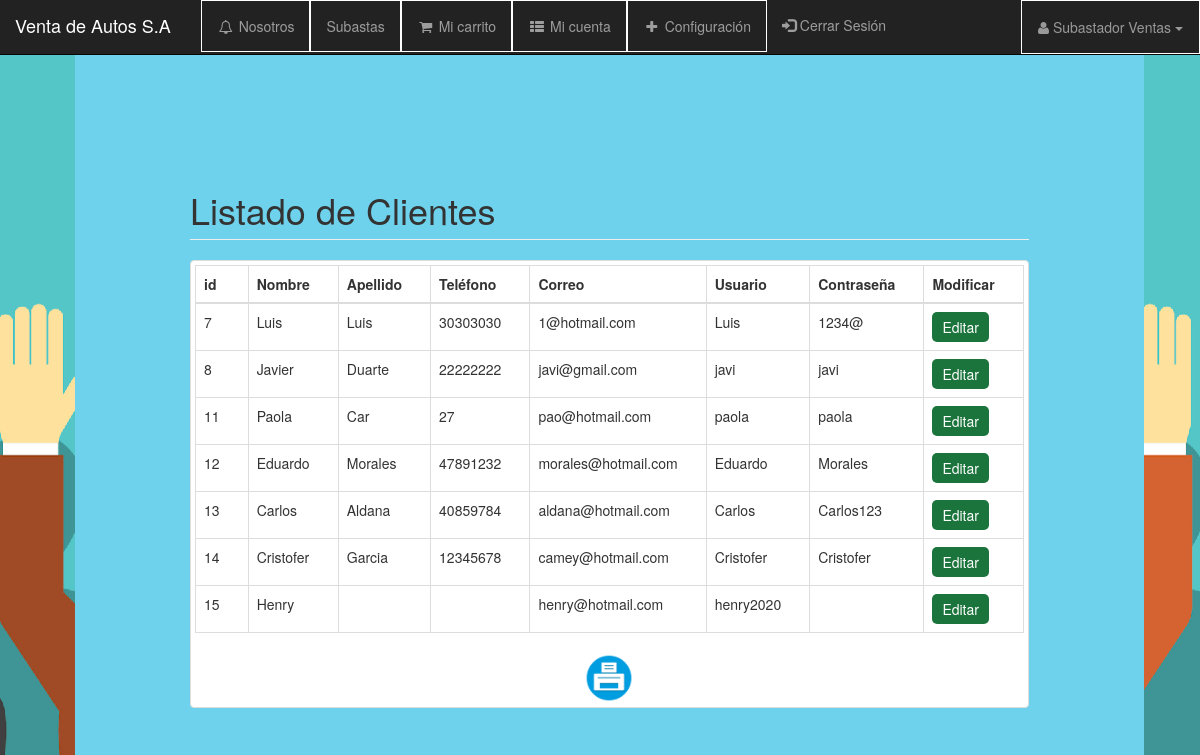
The page /listar_usuarios.php (signed in) on the database its author committed.
### tables this page shows
CREATE TABLE `usuario` (
  `id_usuario` int(20) NOT NULL,
  `administrador` tinyint(10) NOT NULL DEFAULT 0,
  `nombre` varchar(100) DEFAULT NULL,
  `apellido1` varchar(100) DEFAULT NULL,
  `apellido2` varchar(100) DEFAULT NULL,
  `telefono` varchar(10) DEFAULT NULL,
  `foto` varchar(300) DEFAULT NULL,
  `correo` varchar(200) NOT NULL,
  `user` varchar(100) NOT NULL,
  `pass` varchar(200) DEFAULT NULL
);

### config.php (called while the page is built)
<?php
  $serv="localhost";
  $user="root";
  $pass="";
  $namedb="svi";
?>

### conexion/Conexion.php (called while the page is built, shortened)
<?php
    class Conexion{
    private $conn = null;
    public function __construct(){
        include("config.php");
        $this->conn = new mysqli($serv, $user, $pass, $namedb);
        $this->conn->set_charset("utf8");
    }
    public function select($qry){
        $result = $this->conn->query($qry);
        return $result;
    }
}
?>

### listar_usuarios.php (the view, shortened to what this page needs)
<?php
  include ("conexion/Conexion.php");
  $bd = new Conexion();
?>
<!DOCTYPE html>
<html lang="es">
<head>
    <link href="css/bootstrap.min.css" rel="stylesheet">
    <link href="css/sb-admin.css" rel="stylesheet">
    <link href="css/plugins/morris.css" rel="stylesheet">
    <link href="font-awesome/css/font-awesome.min.css" rel="stylesheet" type="text/css">
</head>
<body background="imagenes/subasta.png" width="65px">
    <div id="wrapper">
        <nav class="navbar navbar-inverse navbar-fixed-top" role="navigation">
            <div class="navbar-header">
                <a class="navbar-brand" href="subastas.php">Venta de Autos S.A</a>
            </div>
            <?php
              include ("header.php");
            ?>
            <?php
              include ("sidebar.php");
            ?>
        </nav>
        <div id="page-wrapper">
            <div class="container-fluid">
                <div class="row">
                    <div class="col-lg-12">
                        <h1 class="page-header">
                            Listado de Clientes <small></small>
                        </h1>
                    </div>
                </div>
  <?php
                    if($_SESSION["administrador"] != "0"){
                    ?>
      <div class="thumbnail">
  <div class="table-responsive">
      <table  class="table table-bordered table-dark table-hover">
        <thead class="table table-striped" border="5">
            <tr>
                <th scope="row">id</th>
                <th scope="col">Nombre</th>
                <th scope="col">Apellido</th>
                <th scope="col">Teléfono</th>
                <th scope="col">Correo</th>
                <th scope="col">Usuario</th>
                <th scope="col">Contraseña</th>
                <th scope="col">Modificar</th>
            </tr>
        </thead>
      <tbody>
        <?php
                  $res = $bd->select("SELECT * from usuario WHERE administrador = 0 ORDER BY id_usuario");
                     if($res->num_rows > 0){
                        while($row = $res->fetch_assoc()){
                      ?>
            <tr>
                <td><?php echo $row['id_usuario']; ?> </td>
                <td><?php echo $row['nombre']; ?> </td>
                <td><?php echo $row['apellido1']; ?> </td>
                <td><?php echo $row['telefono']; ?> </td>
                <td><?php echo $row['correo']; ?> </td>
                <td><?php echo $row['user']; ?> </td>
                <td><?php echo $row['pass']; ?> </td>
                <td><a href="update.php?id=<?php echo $row['id_usuario']; ?>"  class="btn__update" >Editar</a></td>
            </tr>
                      <?php
                                          }
                                                          }
                      ?>
      </tbody>
    </table>
</div>
<a href="javascript:window.print()">
<img src="imagenes/reporte.png" width="50px" height="50px" alt="Imprimir" /> </a>
</div>
              </div>
        </div>
    </div></div>
     <?php
              }
              ?>
</body>
</html>

### css/sb-admin.css (style rules this page uses)
body { margin-top: 100px; background-color: #646464; background-position: center; }
@media (min-width:900px) { body { margin-top: 50px; } }
#wrapper { padding-left: 100; padding-right: : 100; }
#page-wrapper { width: 95%; padding: 10; background-color: #6fd2ed; }
@media (min-width:768px) { #wrapper { padding-left: 75px; } }
@media (min-width:768px) { #page-wrapper { padding: 100px; } }
table { width: 100%; border: 1px solid #000; }
th, td { width: 1%; text-align: left; vertical-align: top; border: 1px solid #000; }
.btn__update { display: inline-block; font-size: 14px; background: #1b743c; color: #fff; border-radius: 5px; padding: 5px 10px; }

### rows shown on the page
usuario: id_usuario "7", nombre "Luis", apellido1 "Luis", telefono "30303030", correo "1@hotmail.com", user "Luis", pass "1234@"
usuario: id_usuario "8", nombre "Javier", apellido1 "Duarte", telefono "22222222", correo "javi@gmail.com", user "javi", pass "javi"
usuario: id_usuario "11", nombre "Paola", apellido1 "Car", telefono "27", correo "pao@hotmail.com", user "paola", pass "paola"
usuario: id_usuario "12", nombre "Eduardo", apellido1 "Morales", telefono "47891232", correo "morales@hotmail.com", user "Eduardo", pass "Morales"
usuario: id_usuario "13", nombre "Carlos", apellido1 "Aldana", telefono "40859784", correo "aldana@hotmail.com", user "Carlos", pass "Carlos123"
usuario: id_usuario "14", nombre "Cristofer", apellido1 "Garcia", telefono "12345678", correo "camey@hotmail.com", user "Cristofer", pass "Cristofer"
usuario: id_usuario "15", nombre "Henry", correo "henry@hotmail.com", user "henry2020"

### other values the page prints
$_SESSION["nomb_comp"] "Subastador Ventas"
